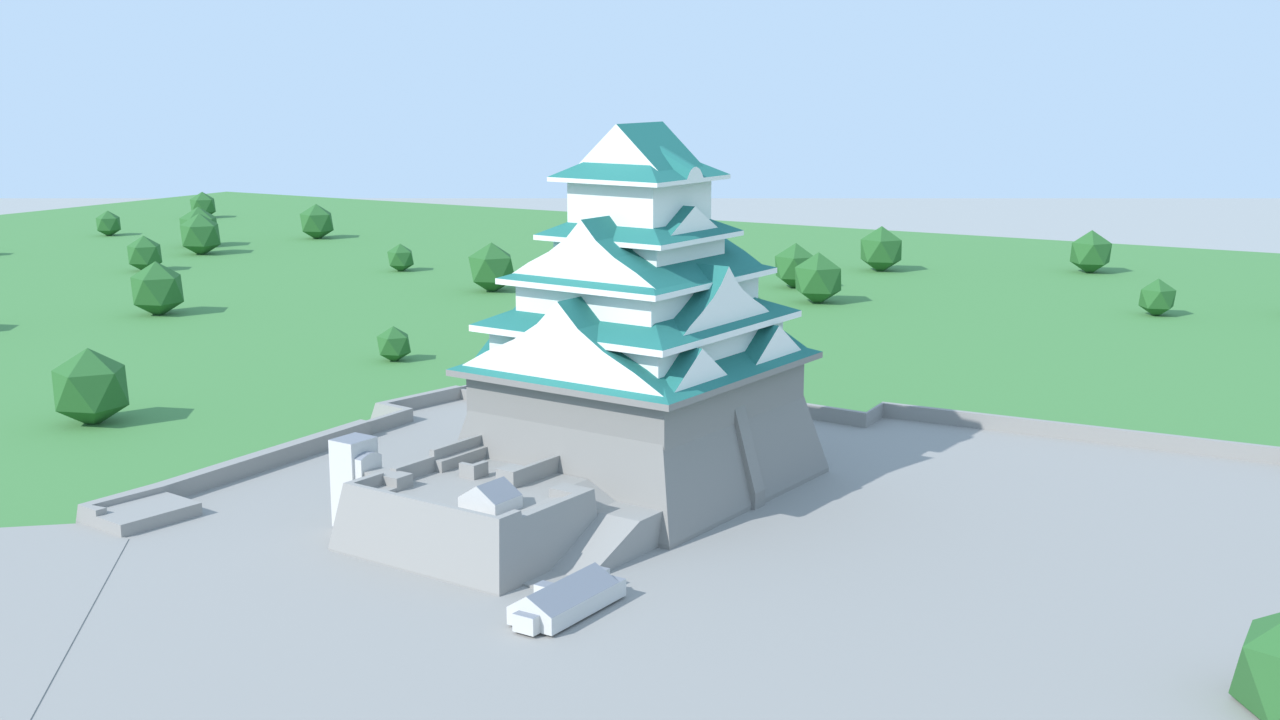
#> input picture 玩法库/09_地标建筑3D末帧接龙/skill/landmark-3d-chain/assets/example-stills/osaka-castle-still.png, 1280 x 720 px
$ python export.py '../../../../09_地标建筑3D末帧接龙/skill/landmark-3d-chain/assets/example-stills/osaka-castle-still.png' out.png
#> lines starting #> are read from the running program, lines starting #| are printed output that depends on the picture
"""Export a panorama as twenty contiguous PNGs and a checked ZIP."""
from pathlib import Path
import argparse
import tempfile
from zipfile import ZipFile
from PIL import Image


def export(source, destination, x_gap=False, window=73.0, gap=16.0):
#> called with x_gap = False, window = 73, gap = 16
    if not (window > 0 and gap >= 0):
        raise ValueError("Window must be positive and gap nonnegative")
    destination.parent.mkdir(parents=True, exist_ok=True)
    if destination.exists():
        raise FileExistsError(destination)
    with Image.open(source) as original:
#> original is the input picture: PIL image 1280x720 RGBA; mean R, G, B, A 177.2, 206.9, 207.9, 255
        image = original.convert("RGBA" if "A" in original.getbands() or "transparency" in original.info else "RGB")
        profile = original.info.get("icc_profile")
    padding = 0 if x_gap else -image.width % 20
#> padding = 0
    canvas = Image.new(image.mode, (image.width + padding, image.height))
#> canvas: PIL image 1280x720 RGBA; every value is 0
    left = padding // 2
#> left = 0
    canvas.paste(image, (left, 0))
    for x in range(left):
        canvas.paste(image.crop((0, 0, 1, image.height)), (x, 0))
    for x in range(left + image.width, canvas.width):
        canvas.paste(image.crop((image.width - 1, 0, image.width, image.height)), (x, 0))
    width = canvas.width // 20
#> width = 64
    if x_gap:
        width = round(canvas.width * window / (20 * window + 19 * gap))
        if width < 1 or 20 * width > canvas.width:
            raise ValueError("Image too narrow for the requested window geometry")
        preview_width = min(3000, canvas.width)
        preview_height = max(1, round(canvas.height * preview_width / canvas.width))
        preview = Image.new("RGB", (preview_width, preview_height), "white")
    with tempfile.TemporaryDirectory(dir=destination.parent) as staging:
        root = Path(staging) / "export"
        tiles = root / "切片"
        tiles.mkdir(parents=True)
        canvas.save(root / "整图.png", icc_profile=profile)
        archive = root / "20张PNG.zip"
        with ZipFile(archive, "w") as bundle:
            for i in range(20):
                start = round(i * (canvas.width - width) / 19) if x_gap else i * width
#> start = 0
                part = canvas.crop((start, 0, start + width, canvas.height))
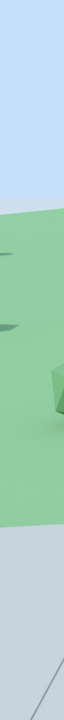
#> part: PIL image 64x720 RGBA; mean R, G, B, A 174.2, 211.8, 203.1, 255
                if x_gap:
                    left_edge = round(start * preview_width / canvas.width)
                    right_edge = round((start + width) * preview_width / canvas.width)
                    thumb = part.resize((max(1, right_edge-left_edge), preview_height), Image.Resampling.LANCZOS)
                    preview.paste(thumb, (left_edge, 0), thumb.getchannel("A") if thumb.mode == "RGBA" else None)
                file = tiles / f"{i+1:02}.png"
                part.save(file, icc_profile=profile)
                with Image.open(file) as check:
                    assert check.size == part.size and check.tobytes() == part.tobytes()
                bundle.write(file, file.name)
        with ZipFile(archive) as bundle:
            assert bundle.namelist() == [f"{i:02}.png" for i in range(1, 21)]
            assert bundle.testzip() is None
        if x_gap:
            preview.save(root / "间隔预览.png")
        root.rename(destination)
    print(f"20 PNGs, {width} x {canvas.height}, padding {padding}px")
#| 20 PNGs, 64 x 720, padding 0px


if __name__ == "__main__":
    parser = argparse.ArgumentParser(description=__doc__)
    parser.add_argument("source", type=Path)
    parser.add_argument("destination", type=Path)
    parser.add_argument("--x-gap", action="store_true")
    parser.add_argument("--window", type=float, default=73)
    parser.add_argument("--gap", type=float, default=16)
    args = parser.parse_args()
    export(args.source, args.destination, args.x_gap, args.window, args.gap)
